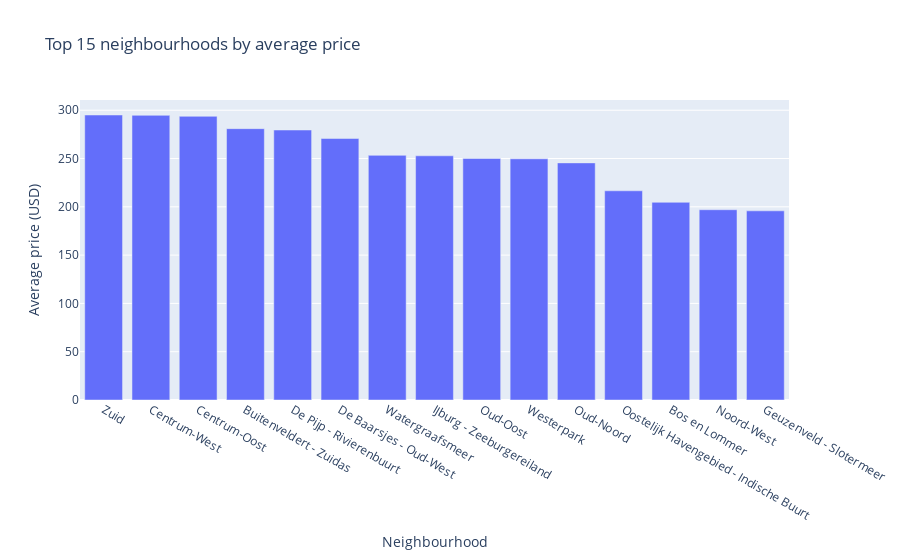

Write notebook code for a chart like this one.
### Markdown cell above
## Additional Plot 3 – Average price by neighbourhood (top N)

We also look at the average price per neighbourhood,
to identify the most and least expensive areas.

### Code cell
if "neighbourhood_cleansed" in listings_feat.columns:
    avg_price_neigh = (
        listings_feat
        .groupby("neighbourhood_cleansed")["price_clean"]
        .mean()
        .sort_values(ascending=False)
        .head(15)
        .reset_index()
    )

    fig = px.bar(
        avg_price_neigh,
        x="neighbourhood_cleansed",
        y="price_clean",
        title="Top 15 neighbourhoods by average price"
    )
    fig.update_layout(xaxis_title="Neighbourhood", yaxis_title="Average price (USD)")
    fig.show()

### Figure 1 — Plotly figure (JSON) as saved in the notebook; plotly's stock layout.template omitted (floating-point values rounded to 4 significant figures)
{"data": [{"hovertemplate": "neighbourhood_cleansed=%{x}<br>price_clean=%{y}<extra></extra>", "legendgroup": "", "marker": {"color": "#636efa", "pattern": {"shape": ""}}, "name": "", "orientation": "v", "showlegend": false, "textposition": "auto", "type": "bar", "x": ["Zuid", "Centrum-West", "Centrum-Oost", "Buitenveldert - Zuidas", "De Pijp - Rivierenbuurt", "De Baarsjes - Oud-West", "Watergraafsmeer", "IJburg - Zeeburgereiland", "Oud-Oost", "Westerpark", "Oud-Noord", "Oostelijk Havengebied - Indische Buurt", "Bos en Lommer", "Noord-West", "Geuzenveld - Slotermeer"], "xaxis": "x", "y": [295.1, 294.7, 293.7, 280.9, 279.5, 270.7, 253.3, 252.8, 250.1, 249.7, 245.5, 216.6, 204.7, 197.0, 195.8], "yaxis": "y"}], "layout": {"barmode": "relative", "legend": {"tracegroupgap": 0}, "title": {"text": "Top 15 neighbourhoods by average price"}, "xaxis": {"anchor": "y", "domain": [0, 1], "title": {"text": "Neighbourhood"}}, "yaxis": {"anchor": "x", "domain": [0, 1], "title": {"text": "Average price (USD)"}}}}
